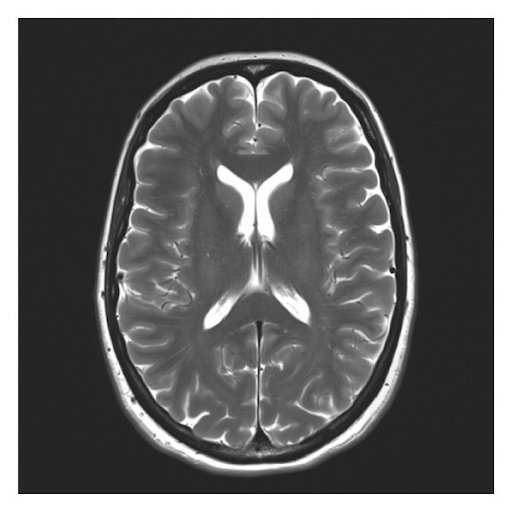
%> input picture Signal Processing/Assesments/CourseWork/Answers/Question 2 & 3/Brain_BW512x512.png, 512 x 512 px
$ octave --eval "Brain_Sobel_Filter;"   (GNU Octave 9; MATLAB toolbox functions it lacks are replaced by stand-ins)
%> lines starting %> are read from the running program, lines starting %| are printed output that depends on the picture; in (x1, y1, x2, y2) boxes, pixels count from 0 and x2, y2 are one past the last pixel; in counts of white or black regions, pixels touching at a corner belong together; the program's own positions count from 1
function Brain_Sobel_Filter()
original_image = double(imread('Brain_BW512x512.png'));
%> original_image: size 512x512 double; min 0, max 255, mean 98.3; mean of the top-left, top-right, bottom-left and bottom-right quarters 93.8, 97.3, 101, 101.3
% original_image = double(imread('Filtered_Brain_Image.png'));

% Sobel kernels

Gx = [
  -1 0 1;
  -2 0 2;
  -1 0 1
  ];

Gy = [
  -1 -2 -1;
  0  0  0;
  1  2  1
  ];

% Apply convolution
filtered_x = conv2(original_image, Gx);
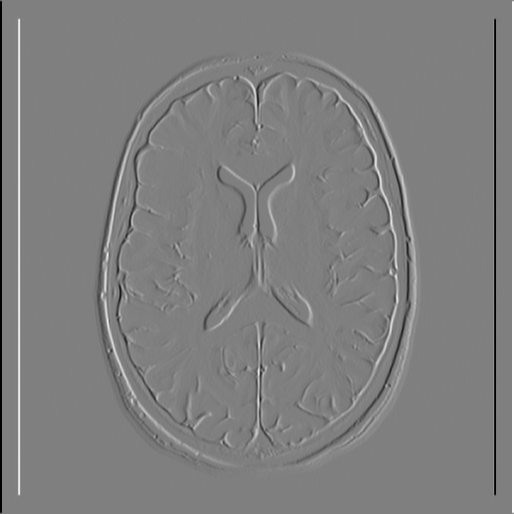
%> filtered_x: size 514x514 double; min -1020, max 1020, mean 0; drawn with min black and max white
filtered_y = conv2(original_image, Gy);
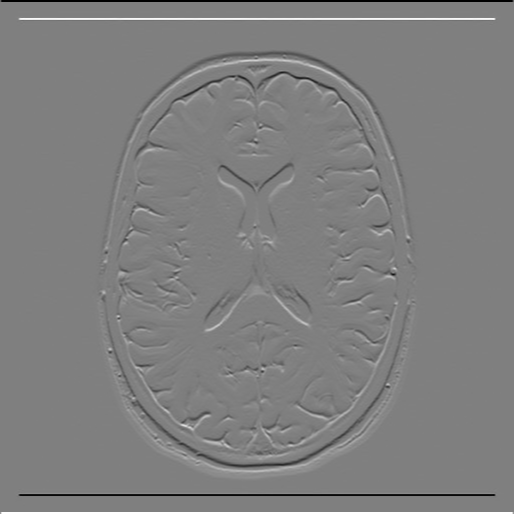
%> filtered_y: size 514x514 double; min -1020, max 1020, mean 0; mean of the top-left, top-right, bottom-left and bottom-right quarters -2.8, -3, 2.8, 3; drawn with min black and max white

% Compute gradient magnitude
sobel_magnitude = sqrt(filtered_x.^2 + filtered_y.^2);
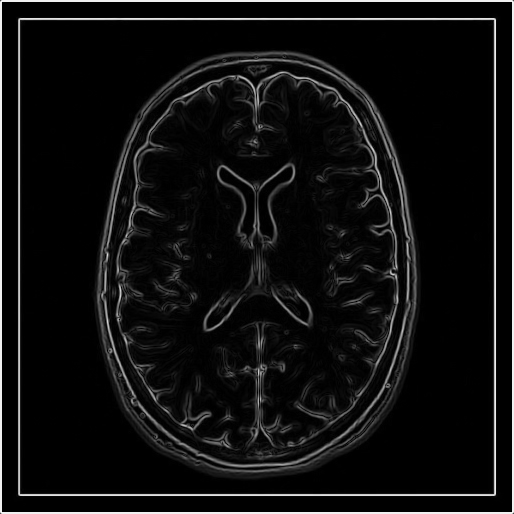
%> sobel_magnitude: size 514x514 double; min 0, max 1081.9, mean 69.5; drawn with min black and max white

sobel_magnitude = mat2gray(sobel_magnitude);

% Plot results
figure('Name', 'Sobel Filter Results');
tiledlayout(1,4);

nexttile;
imshow(uint8(original_image));
title('Original Image');

nexttile;
imshow(uint8(mat2gray(filtered_x)) * 255);
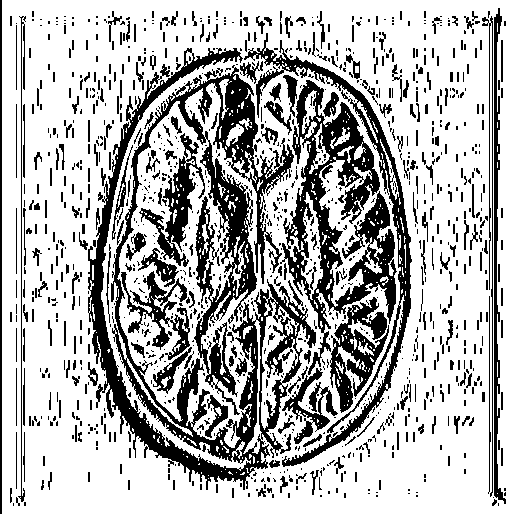
%> displayed picture: size 514x514, on the screen's scale of 0 to 255; 71% white; 1155 black regions (812 under 20 px), largest, box (x1, y1, x2, y2) and area: (88, 48, 316, 490) 27641, (280, 80, 397, 375) 10765, (244, 33, 412, 467) 5666
title('Sobel Horizontal');

nexttile;
imshow(uint8(mat2gray(filtered_y)) * 255);
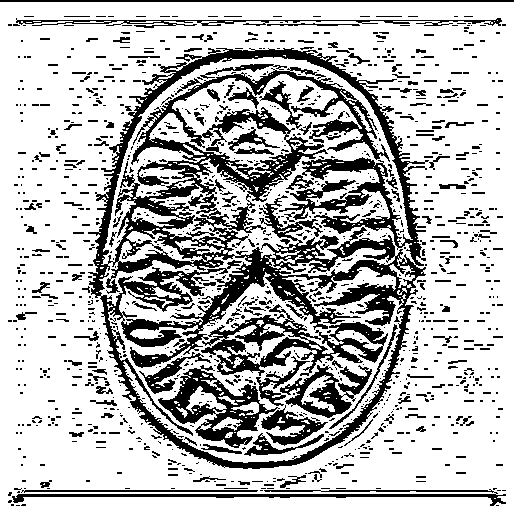
%> displayed picture: size 514x514, on the screen's scale of 0 to 255; 73.1% white; 1198 black regions (985 under 20 px), largest, box (x1, y1, x2, y2) and area: (88, 48, 429, 469) 38956, (201, 304, 388, 376) 4296, (158, 365, 280, 448) 3294
title('Sobel Vertical');
nexttile;

imshow(uint8(sobel_magnitude * 255));
title('Gradient Magnitude');
end
